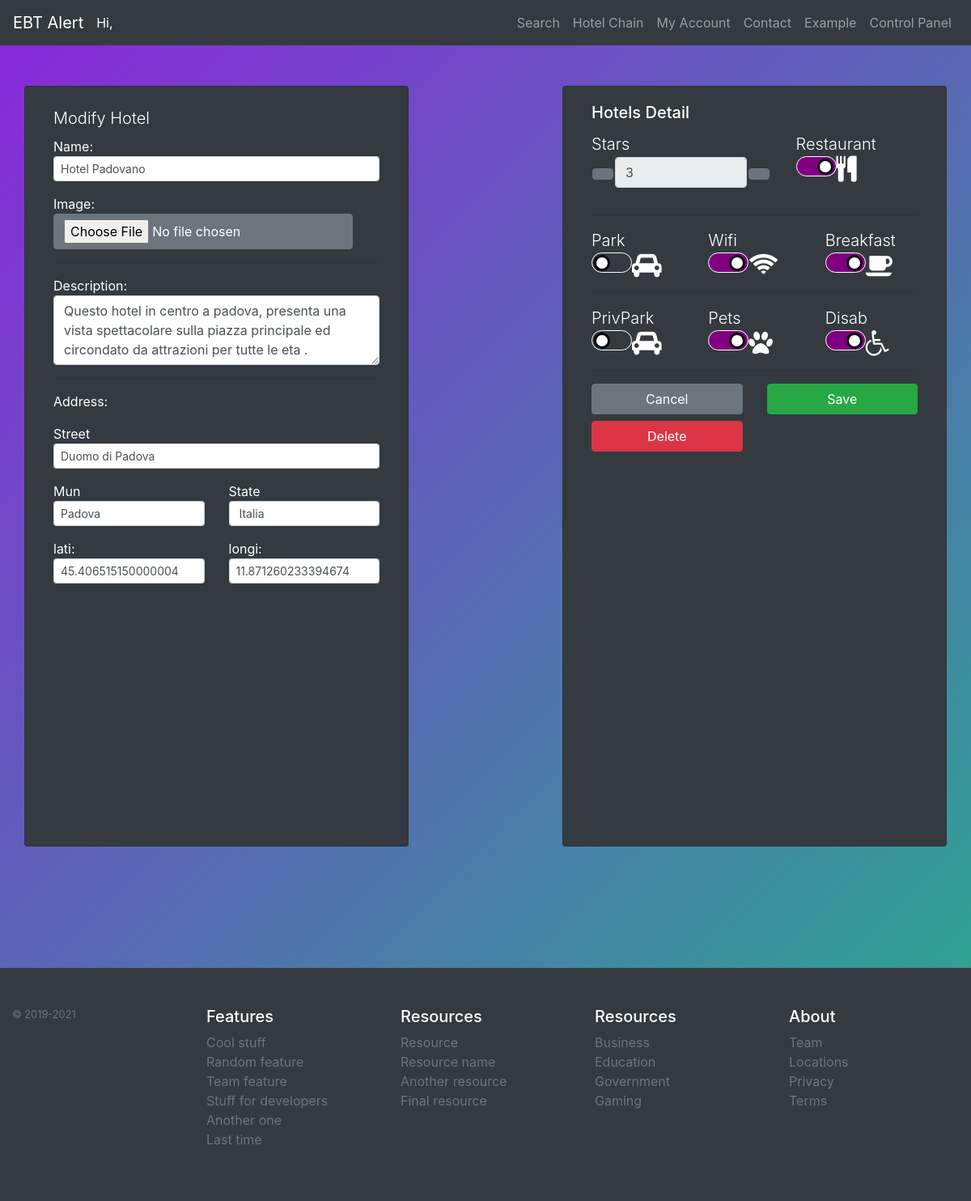
/siteSRC/index.php?controlpanel&ModHotel=90 (signed in), run on the app's committed database.
### tables this page shows
CREATE TABLE IF NOT EXISTS `hotel` (
  `id` int(11) NOT NULL AUTO_INCREMENT,
  `name` char(75) NOT NULL,
  `location` int(11) NOT NULL,
  `hotelchain` int(11) NOT NULL,
  `img` char(75) DEFAULT NULL,
  `descr` varchar(500) DEFAULT NULL,
  PRIMARY KEY (`id`),
  KEY `hotel_ibfk_1` (`hotelchain`),
  KEY `location` (`location`)
);

CREATE TABLE IF NOT EXISTS `location` (
  `id` int(11) NOT NULL AUTO_INCREMENT,
  `lati` char(75) NOT NULL,
  `longi` char(75) NOT NULL,
  `street` char(75) NOT NULL,
  `mun` char(75) NOT NULL,
  `state` char(75) NOT NULL,
  PRIMARY KEY (`id`)
);

CREATE TABLE IF NOT EXISTS `hotel_detail` (
  `hotel` int(11) NOT NULL,
  `id` int(11) NOT NULL AUTO_INCREMENT,
  `stars` int(11) NOT NULL,
  `dis` tinyint(1) DEFAULT NULL,
  `rest` tinyint(1) DEFAULT NULL,
  `park` tinyint(1) DEFAULT NULL,
  `wifi` tinyint(1) DEFAULT NULL,
  `break` tinyint(1) DEFAULT NULL,
  `privpark` tinyint(1) DEFAULT NULL,
  `animal` tinyint(1) DEFAULT NULL,
  PRIMARY KEY (`id`),
  KEY `hotel_detail_ibfk_1` (`hotel`)
);

### siteSRC/core/Database.php (called while the page is built, shortened)
<?php
class Database
{
    private $servername = "localhost";
    private $username = "root";
    private $password = "";
    private $dbname = "my_andreibobirica";
    private $conn = null;
    public function connect()
    {
        $this->conn = new mysqli($this->servername, $this->username, $this->password, $this->dbname);
    }
    public function query($str)
    {
        if (isset($str) && !empty($str)) {
            $result = $this->conn->query($str);
            return $result;
        }
    }
}

### siteSRC/comp/controlpanel/ModHotel.php (the view, shortened to what this page needs)
<?php
    $db = new Database();
    $iHid=$iHLocation=$iHname=$iHimg=$iHstreet=$iHmun=$iHstate=$iHlati=$iHlongi=$iHlocationId=$iHDescr="";
    $iHstars=1;
    $HDetail = array(
        "rest" => false,
        "park" => false,
        "wifi" => false,
        "break" => false,
        "privpark" => false,
        "pets" => false,
        "dis" => false,
        "animal" => false
    );
    if(isset($_GET["ModHotel"])){
        $query = "SELECT * FROM hotel_detail WHERE hotel_detail.hotel =".$_GET["ModHotel"];
        $result = $db->query($query);
        if ($result->num_rows == 1) {
            $row = $result->fetch_assoc();
            $HDetail = $row;
        }
        $iHstars=$HDetail["stars"];
        $query = "SELECT * FROM hotel WHERE hotel.id =".$_GET["ModHotel"];
        $result = $db->query($query);
        if ($result->num_rows == 1) {
            $hotel = $result->fetch_assoc();
        }
        $iHDescr = $hotel["descr"];
        $iHid = $hotel["id"];
        $iHname = $hotel["name"];
        $query = "SELECT * FROM location WHERE location.id =".$hotel["location"]."";
        $result = $db->query($query);
        if ($result->num_rows == 1) {
            $row = $result->fetch_assoc();
            $HLocation = $row;
        }
        $iHstreet=$HLocation["street"];
        $iHmun=$HLocation["mun"];
        $iHstate=$HLocation["state"];
        $iHlati=$HLocation["lati"];
        $iHlongi=$HLocation["longi"];
    }
?>
<form action="" method="POST" enctype="multipart/form-data">
    <div class="panel container">
        <div class="row">
            <div class="card-info card bg-dark text-white col-lg-5">
                <div class="card-body">
                    <h3><small class="lead">Modify Hotel</small></h3>
                    <p class="card-text">Name:<br/>
                    <?php
                        echo "<input  maxlength='75' id='Hname' name='Hname' class='form-control form-control-sm' value='$iHname' type='text'>";
                    ?>
                    <p>Image: <input type="file" class="btn btn-secondary" name="imgUpl" id="imgUpl"></p>
                    </p><hr/>
                    <p>Description:
                    <textarea name="descr" class="form-control" rows="3"><?php echo $iHDescr; ?></textarea></p>
                    <hr/>
                    <p>Address:</p>
                    <p>Street<input maxlength='75' id='Hstreet' name='Hstreet' class='form-control form-control-sm col' value='<?php echo $iHstreet; ?>' type='text'  ></p>
                    <div class="row">
                        <div class="col-md">
                            <p>Mun<input maxlength='75' id='Hmun'  name='Hmun' class='form-control form-control-sm col' value='<?php echo $iHmun; ?>' type='text'  ></p>
                        </div>
                        <div class="col-md">
                            <p>State<input maxlength='75' id='Hstate' name='Hstate' class='form-control form-control-sm col' value='<?php echo $iHstate; ?>' type='text'  ></p>
                        </div>
                    </div>
                    <div class="row">
                        <div class="col-md">
                            <p>lati:<input maxlength='75' id='Hlati'  name='Hlati' class='form-control form-control-sm col' value='<?php echo $iHlati; ?>' type='text'  ></p>
                        </div>
                        <div class="col-md">
                            <p>longi:<input maxlength='75' id='Hlongi' name='Hlongi' class='form-control form-control-sm col' value='<?php echo $iHlongi; ?>' type='text'  ></p>
                        </div>
                    </div>
                    <div class="row">
                        <div id='map' style='width: 100%; height:18rem'></div>
                    </div>
                </div>
            </div>
            <div class="card bg-dark text-white col-lg-5 offset-lg-2">
                <div class="card-body">
                    <h5 class="card-title">Hotels Detail</h5>
                        <div class="row">
                            <div class="col-7">
                                <div class="form-group">
                                    <span class='lead'>Stars</span>
                                    <table><tr><td>
                                        <span id="StarsMin" class="oi oi-minus btn btn-secondary" title="plus" aria-hidden="true"></span>
                                    </td><td>
                                        <input id="nStars" name="nStars" type="text" readonly min="1" max="5" class="form-control" value="<?php echo $iHstars; ?>">
                                    </td><td>
                                        <span id="StarsPlus" class="oi oi-plus btn btn-secondary" title="plus" aria-hidden="true"></span>
                                    <td></tr></table>
                                </div>
                            </div>
                            <div class="col-5">
                                <?php
                                    echo "<span class='lead'>Restaurant</span><br/>";
                                    echo '<i class="fa fa-cutlery fa-2x" aria-hidden="true"></i>';
                                ?>
                                <div style="display: inline;">
                                    <label class="check" for="checkRest"></label>
                                </div>
                            </div>
                        </div>
                        <hr/>
                        <div class="row">
                            <div class="col">
                                <?php
                                    echo "<span class='lead'>Park</span><br/>";
                                    echo '<i class="fa fa-car fa-2x fa-2x" aria-hidden="true"></i>';
                                ?>
                                <div style="display: inline;">
                                    <label class="check" for="checkPark"></label>
                                </div>
                            </div>
                            <div class="col">
                                <?php
                                    echo "<span class='lead'>Wifi</span><br/>";
                                    echo '<i class="fa fa-wifi fa-2x" aria-hidden="true"></i>';
                                ?>
                                <div style="display: inline;">
                                    <label class="check" for="checkWifi"></label>
                                </div>
                            </div>
                            <div class="col">
                                <?php
                                    echo "<span class='lead'>Breakfast</span><br/>";
                                    echo '<i class="fa fa-coffee fa-2x" aria-hidden="true"></i>';
                                ?>
                                <div style="display: inline;">
                                        <label class="check" for="checkBreak"></label>
                                </div>
                            </div>
                        </div>
                        <hr/>
                        <div class="row">
                            <div class="col">
                                <?php
                                    echo "<span class='lead'>PrivPark</span><br/>";
                                    echo '<i class="fa fa-car fa-2x" aria-hidden="true"></i>';
                                ?>
                                <div style="display: inline;">
                                    <label class="check" for="checkPrivPark"></label>
                                </div>
                            </div>
                            <div class="col">
                                <?php
                                    echo "<span class='lead'>Pets</span><br/>";
                                    echo '<i class="fa fa-paw fa-2x" aria-hidden="true"></i>';
                                ?>
                                <div style="display: inline;">
                                    <label class="check" for="checkAnimal"></label>
                                </div>
                            </div>
                            <div class="col">
                                <?php
                                    echo "<span class='lead'>Disab</span><br/>";
                                    echo '<i class="fa fa-wheelchair fa-2x" aria-hidden="true"></i>';
                                ?>
                                <div style="display: inline;">
                                    <label class="check" for="checkDis"></label>
                                </div>
                            </div>
                        </div>
                        <hr/>
                        <div class="row">
                            <?php
                            if(isset($_GET["ModHotel"])):
                            ?>
                                <div class="col">
                                <a type="button" href="./index.php?controlpanel&hotel=<?php echo $iHid; ?>" class="btn btn-secondary btn-block">Cancel</a>
                                <button type="submit" name="delete" class="btn btn-danger btn-block">Delete</button>
                                </div>
                                <div class="col">
                                    <button type="submit" name="save" class="btn btn-success btn-block">Save</button>
                                </div>
                            <?php
                            endif;
                            ?>
                        </div>
                </div>
            </div>
        </div>
    </div>
</form>

### siteSRC/css/style.css (style rules this page uses)
body { margin: 0; width: 100%; height: 100vh; background: linear-gradient(-45deg, #600f9e, #391e91, #24af8a, #8a27db ); background-size: 400% 400%; -webkit-animation: gradientBG 10s ease infinite; animation: gradientBG 10s ease infinite; }
label.check { width:50px; height:25px; box-sizing:border-box; border: 1px solid; float:left; border-radius:50px; position:relative; cursor:pointer; transition:.3s ease; }
input[type=checkbox]:checked + label { background: purple; }
input[type=checkbox]:checked + label:before { left:25px; }
label.check:before { transition:.3s ease; content:''; width:20px; height:20px; position:absolute; background:white; left:2px; top:2px; box-sizing:border-box; border:3px solid; color:black; border-radius:50px; }
#map { height: 200px; width: 400px; }

### data on the page
hotel: Hname "Hotel Padovano", descr "Questo hotel in centro a padova, presenta una vista spettacolare sulla piazza principale ed circondato da attrazioni per tutte le eta ."
location: Hstreet "Duomo di Padova", Hmun "Padova", Hstate "Italia", Hlati "45.406515150000004", Hlongi "11.871260233394674"
hotel_detail: nStars "3"
